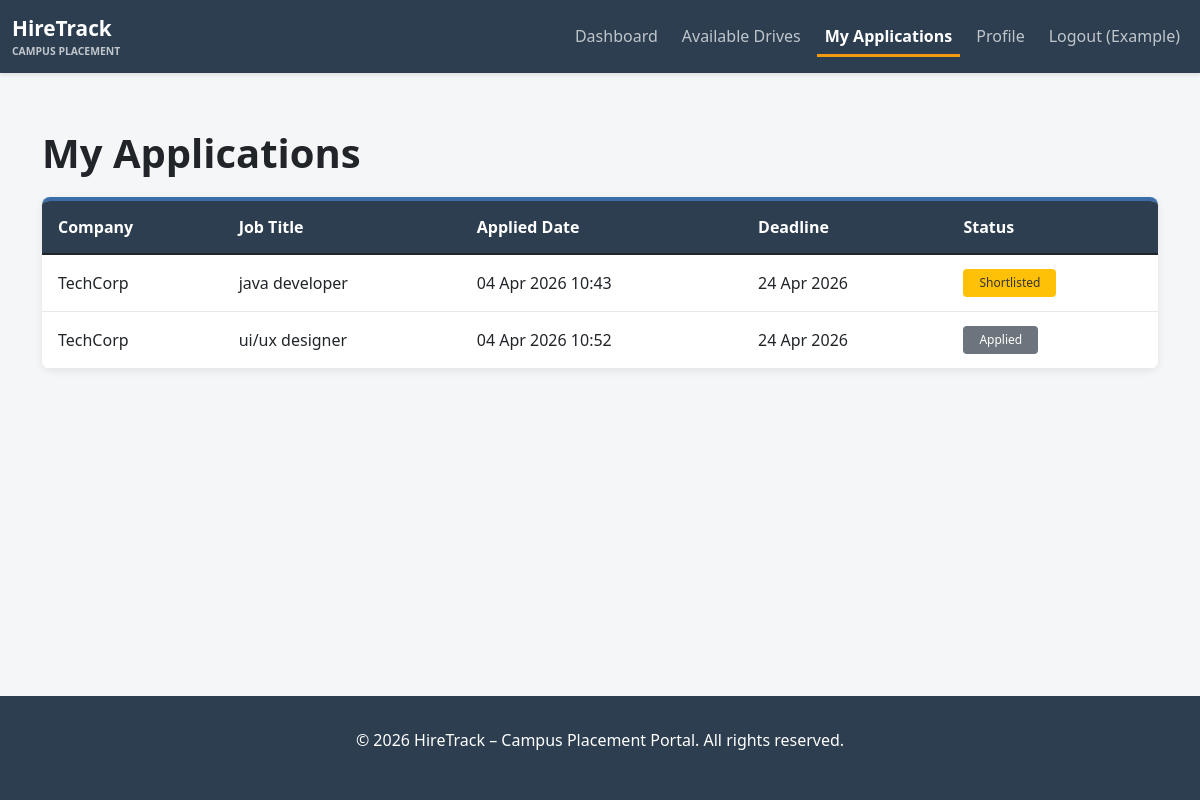
The page /student/applications (signed in) on the database its author committed.
### app/models.py (models this page shows, shortened)
class Student(UserMixin, db.Model):
    __tablename__ = 'student'
    id = db.Column(db.Integer, primary_key=True)
    roll_number = db.Column(db.String(50), unique=True, nullable=False, index=True)
    name = db.Column(db.String(255), nullable=False)
    email = db.Column(db.String(120), unique=True, nullable=False, index=True)
    password_hash = db.Column(db.String(255), nullable=False)
    cgpa = db.Column(db.Float)
    branch = db.Column(db.String(100))
    resume_path = db.Column(db.String(255))
    is_active = db.Column(db.Boolean, default=True)
    is_blacklisted = db.Column(db.Boolean, default=False)
    created_at = db.Column(db.DateTime, default=datetime.utcnow)
    updated_at = db.Column(db.DateTime, default=datetime.utcnow, onupdate=datetime.utcnow)
    applications = db.relationship('Application', backref='student', lazy=True, cascade='all, delete-orphan')

class Application(db.Model):
    __tablename__ = 'application'
    id = db.Column(db.Integer, primary_key=True)
    student_id = db.Column(db.Integer, db.ForeignKey('student.id'), nullable=False)
    drive_id = db.Column(db.Integer, db.ForeignKey('placement_drive.id'), nullable=False)
    status = db.Column(db.String(20), default='Applied')  # Applied, Shortlisted, Selected, Rejected
    applied_at = db.Column(db.DateTime, default=datetime.utcnow)
    updated_at = db.Column(db.DateTime, default=datetime.utcnow, onupdate=datetime.utcnow)
    __table_args__ = (db.UniqueConstraint('student_id', 'drive_id', name='unique_student_drive'),)

class Company(UserMixin, db.Model):
    __tablename__ = 'company'
    id = db.Column(db.Integer, primary_key=True)
    company_name = db.Column(db.String(255), nullable=False, unique=True)
    email = db.Column(db.String(120), unique=True, nullable=False, index=True)
    password_hash = db.Column(db.String(255), nullable=False)
    hr_contact = db.Column(db.String(120), nullable=False)
    website = db.Column(db.String(255))
    approval_status = db.Column(db.String(20), default='Pending')  # Pending, Approved, Rejected
    is_active = db.Column(db.Boolean, default=True)
    created_at = db.Column(db.DateTime, default=datetime.utcnow)
    placement_drives = db.relationship('PlacementDrive', backref='company', lazy=True, cascade='all, delete-orphan')

class PlacementDrive(db.Model):
    __tablename__ = 'placement_drive'
    id = db.Column(db.Integer, primary_key=True)
    company_id = db.Column(db.Integer, db.ForeignKey('company.id'), nullable=False)
    job_title = db.Column(db.String(255), nullable=False)
    job_description = db.Column(db.Text, nullable=False)
    eligibility_criteria = db.Column(db.Text)
    salary = db.Column(db.String(100))
    application_deadline = db.Column(db.DateTime, nullable=False)
    status = db.Column(db.String(20), default='Pending')  # Pending, Approved, Closed, Rejected
    created_at = db.Column(db.DateTime, default=datetime.utcnow)
    updated_at = db.Column(db.DateTime, default=datetime.utcnow, onupdate=datetime.utcnow)
    applications = db.relationship('Application', backref='placement_drive', lazy=True, cascade='all, delete-orphan')

### app/routes.py (the view)
@student_bp.route('/applications')
@student_required
def view_applications():
    page = request.args.get('page', 1, type=int)
    applications = Application.query.filter_by(student_id=current_user.id).paginate(page=page, per_page=10)
    return render_template('student/view_applications.html', applications=applications)

### app/routes.py (called while the page is built)
def student_required(f):
    @wraps(f)
    def decorated_function(*args, **kwargs):
        if not current_user.is_authenticated or not isinstance(current_user, Student):
            flash('You must be logged in as student to access this page.', 'danger')
            return redirect(url_for('auth.login'))
        if current_user.is_blacklisted:
            flash('Your account has been blacklisted.', 'danger')
            return redirect(url_for('auth.logout'))
        return f(*args, **kwargs)
    return decorated_function

### app/templates/student/view_applications.html (shortened to what this page needs)
{% extends "base.html" %}
{% block content %}
<div class="container mt-4">
<h1 class="page-title">
My Applications
</h1>
<div class="app-card">
<div class="table-responsive">
<table class="table">
<thead>
<tr>
<th>Company</th>
<th>Job Title</th>
<th>Applied Date</th>
<th>Deadline</th>
<th>Status</th>
</tr>
</thead>
<tbody>
{% if applications.items %}
{% for app in applications.items %}
<tr>
<td>
{{ app.placement_drive.company.company_name }}
</td>
<td>
{{ app.placement_drive.job_title }}
</td>
<td>
{{ app.applied_at.strftime('%d %b %Y %H:%M') }}
</td>
<td>
{{ app.placement_drive.application_deadline.strftime('%d %b %Y') }}
</td>
<td>
{% if app.status == 'Applied' %}
<span class="badge badge-applied">Applied</span>
{% elif app.status == 'Shortlisted' %}
<span class="badge badge-shortlisted">Shortlisted</span>
{% elif app.status == 'Selected' %}
<span class="badge badge-selected">Selected</span>
{% else %}
<span class="badge badge-rejected">Rejected</span>
{% endif %}
</td>
</tr>
{% endfor %}
{% endif %}
</tbody>
</table>
</div>
</div>
</div>
{% endblock %}

### app/templates/base.html (shortened to what this page needs)
<!DOCTYPE html>
<html lang="en">
<head>
<link rel="stylesheet" href="https://cdn.jsdelivr.net/npm/bootstrap@5.1.3/dist/css/bootstrap.min.css">
</head>
<body>
<nav class="navbar navbar-expand-lg navbar-dark">
<div class="container-fluid">
<a class="navbar-brand d-flex align-items-center" href="{{ url_for('main.index') }}">
<div>
<div style="font-weight:700;font-size:1.3rem;">HireTrack</div>
<div style="font-size:0.65rem;opacity:0.7;">CAMPUS PLACEMENT</div>
</div>
</a>
<div class="collapse navbar-collapse" id="navbarNav">
<ul class="navbar-nav ms-auto gap-2">
{% if current_user.is_authenticated %}
{% if current_user.__class__.__name__ == 'Admin' %}
<li class="nav-item">
<a class="nav-link {% if request.endpoint=='admin.dashboard' %}active{% endif %}"
href="{{ url_for('admin.dashboard') }}">Admin Dashboard</a>
</li>
<li class="nav-item">
<a class="nav-link {% if request.endpoint=='admin.manage_companies' %}active{% endif %}"
href="{{ url_for('admin.manage_companies') }}">Companies</a>
</li>
<li class="nav-item">
<a class="nav-link {% if request.endpoint=='admin.manage_students' %}active{% endif %}"
href="{{ url_for('admin.manage_students') }}">Students</a>
</li>
<li class="nav-item">
<a class="nav-link {% if request.endpoint=='admin.manage_drives' %}active{% endif %}"
href="{{ url_for('admin.manage_drives') }}">Drives</a>
</li>
<li class="nav-item">
<a class="nav-link {% if request.endpoint=='admin.view_applications' %}active{% endif %}"
href="{{ url_for('admin.view_applications') }}">Applications</a>
</li>
{% elif current_user.__class__.__name__ == 'Student' %}
<li class="nav-item">
<a class="nav-link {% if request.endpoint=='student.dashboard' %}active{% endif %}"
href="{{ url_for('student.dashboard') }}">Dashboard</a>
</li>
<li class="nav-item">
<a class="nav-link {% if request.endpoint=='student.view_drives' %}active{% endif %}"
href="{{ url_for('student.view_drives') }}">Available Drives</a>
</li>
<li class="nav-item">
<a class="nav-link {% if request.endpoint=='student.view_applications' %}active{% endif %}"
href="{{ url_for('student.view_applications') }}">My Applications</a>
</li>
<li class="nav-item">
<a class="nav-link {% if request.endpoint=='student.profile' %}active{% endif %}"
href="{{ url_for('student.profile') }}">Profile</a>
</li>
{% endif %}
<li class="nav-item">
<a class="nav-link" href="{{ url_for('auth.logout') }}">
Logout ({{ current_user.username if current_user.__class__.__name__ == 'Admin' else current_user.company_name if current_user.__class__.__name__ == 'Company' else current_user.name }})
</a>
</li>
{% endif %}
</ul>
</div>
</div>
</nav>
<div class="container-main">
{% block content %}{% endblock %}
</div>
<footer>
<p>&copy; 2026 HireTrack – Campus Placement Portal. All rights reserved.</p>
</footer>
</body>
</html>

### app/templates/base.html (style rules this page uses)
:root { --primary-color:#2c3e50; --secondary-color:#3498db; --success-color:#27ae60; --danger-color:#e74c3c; --warning-color:#f39c12; }
body { font-family:'Segoe UI',Tahoma,Geneva,Verdana,sans-serif; background-color:#f5f6f8; }
.navbar { background-color:var(--primary-color); box-shadow:0 2px 4px rgba(0,0,0,0.1); }
.navbar-brand { font-weight:700; font-size:1.5rem; }
.container-main { margin-top:2rem; margin-bottom:2rem; }
html, body { height: 100%; }
body { display: flex; flex-direction: column; }
.container-main { flex: 1; }
.table { background-color:white; border-radius:8px; }
.badge { padding:0.5rem 1rem; font-weight:500; }
.nav-link { color:rgba(255,255,255,0.7)!important; transition:all 0.2s ease; }
.nav-link.active { color:white!important; border-bottom:3px solid #f39c12; font-weight:600; padding-bottom:6px; }
footer { background-color:var(--primary-color); color:white; padding:2rem 0; margin-top:3rem; text-align:center; }

### app/templates/student/view_applications.html (style rules this page uses)
:root { --student-primary:#3b6ea8; --student-dark:#2d5580; --light-bg:#f5f6f8; --border-light:#e8e8e8; }
body { background:var(--light-bg); }
.page-title { font-weight:700; margin-bottom:20px; }
.app-card { background:white; border-radius:8px; border-top:4px solid var(--student-primary); box-shadow:0 2px 8px rgba(0,0,0,0.08); overflow:hidden; }
.table { margin:0; }
.table thead { background:#2c3e50; color:white; }
.table th { border:none; padding:14px 16px; }
.table td { padding:14px 16px; vertical-align:middle; border-bottom:1px solid var(--border-light); }
.badge-applied { background:#6c757d; }
.badge-shortlisted { background:#ffc107; color:#333; }

### rows shown on the page
Student: name "Example"
Application: placement_drive.company.company_name "TechCorp", placement_drive.job_title "java developer", applied_at "04 Apr 2026 10:43", placement_drive.application_deadline "24 Apr 2026", status "Shortlisted"
Application: placement_drive.company.company_name "TechCorp", placement_drive.job_title "ui/ux designer", applied_at "04 Apr 2026 10:52", placement_drive.application_deadline "24 Apr 2026", status "Applied"
